Frame 1 (no input): blank canvas, image omitted
Frame 60 (the mouse pressed at the canvas centre just before this capture): blank canvas, image omitted
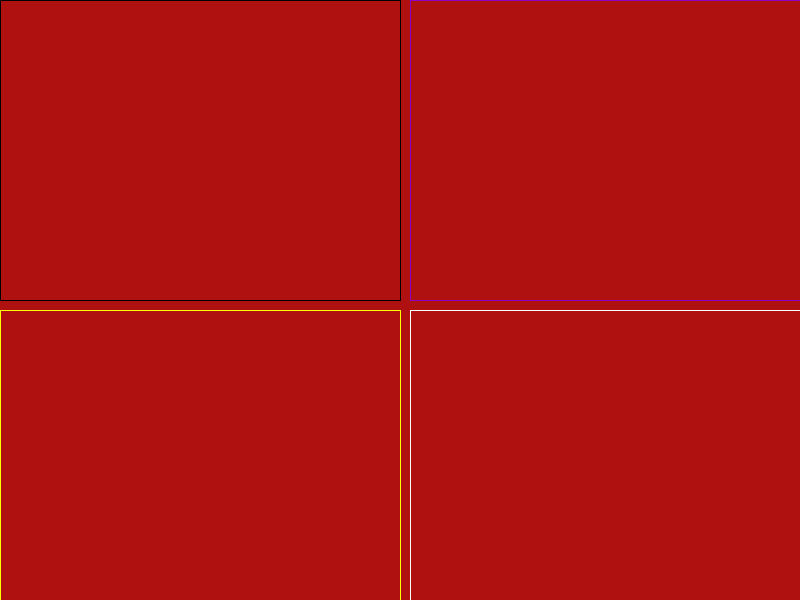
Frame 120 (the mouse held since frame 60 and released just before this capture)

The Processing sketch whose frames 1 and 60 were blank and that drew this single picture after the mouse press (run headless with seeded random() and noise(); from frame 60 on, the mouse is pressed at the canvas centre):

// Processing sketch: sketch_may20d
// ── sketch_may20d.pde
// First pedorrin Processing Program
// By Dalton

int r1;
int g1;
int b1;
int r2;
int g2;
int b2;
int r3;
int g3;
int b3;
int r4;
int g4;
int b4;

void setup() {

size(800,600);
background(175,16,16);

r1=255;
g1=255;
b1=255;

r2=0;
g2=0;
b2=0;

r3=255;
g3=255;
b3=0;

r4=145;
g4=60;
b4=200;

}

void draw() {
  
  smooth();
  noFill();
  
  stroke(r1, g1, b1); 
  rect(0, 0, mouseX, mouseY);
  
  stroke(r4, g4, b4); 
  rect(410,0, mouseX, mouseY);
  
  stroke(r2, g2, b2);
  rect(410, 310, mouseX, mouseY);
  
  stroke(r3, g3, b3);
  rect(0, 310, mouseX, mouseY);

  r1=r1-5;
  g1=g1-5;
  b1=b1-5;
  
  r2=r2+5;
  g2=g2+5;
  b2=b2+5;  
  
  b3=b3-5;
  g4=g4-5;  
 
  
}
  
